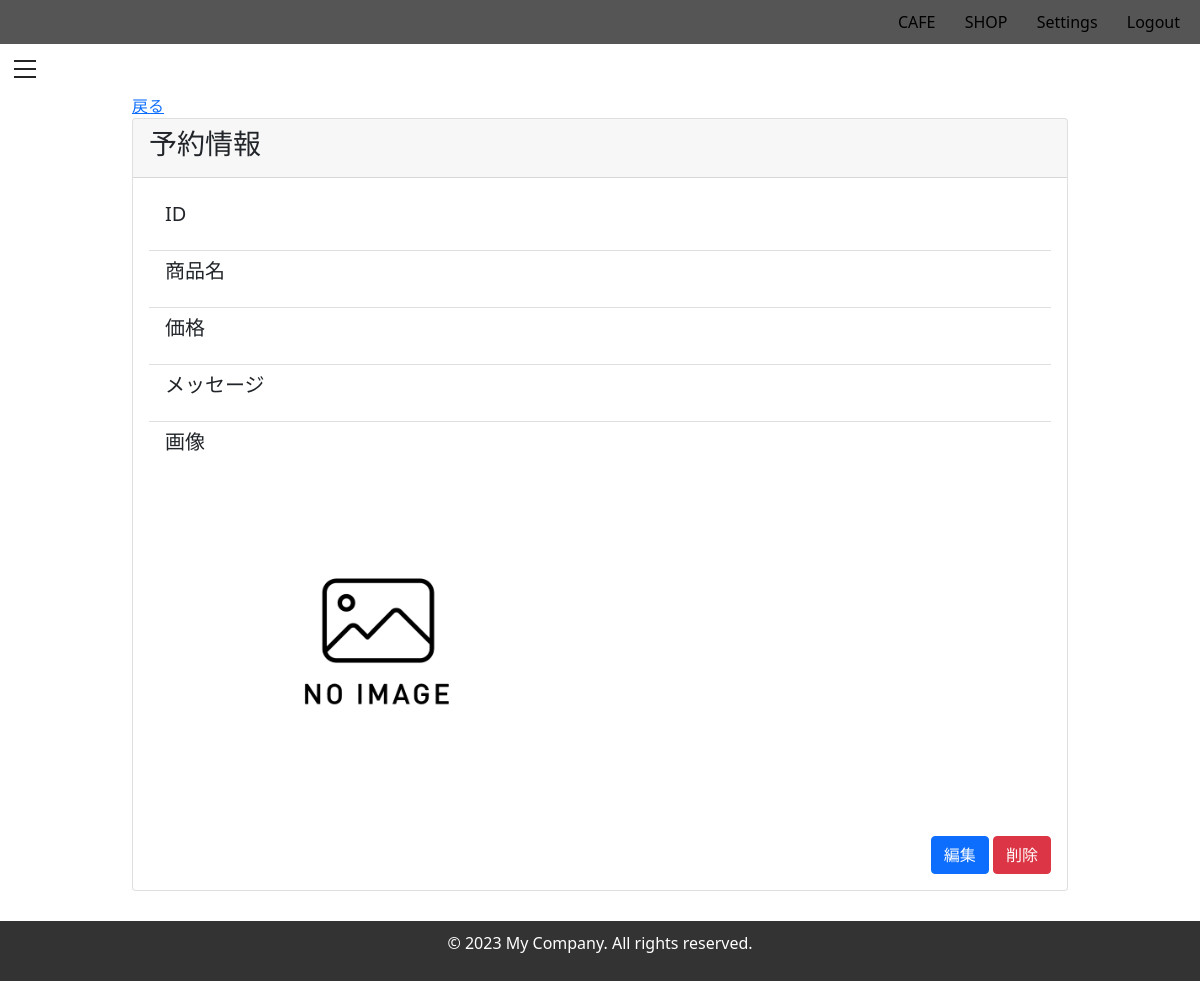
/setting/cafe/menu/show/19, run on an earlier commit of the app's database.
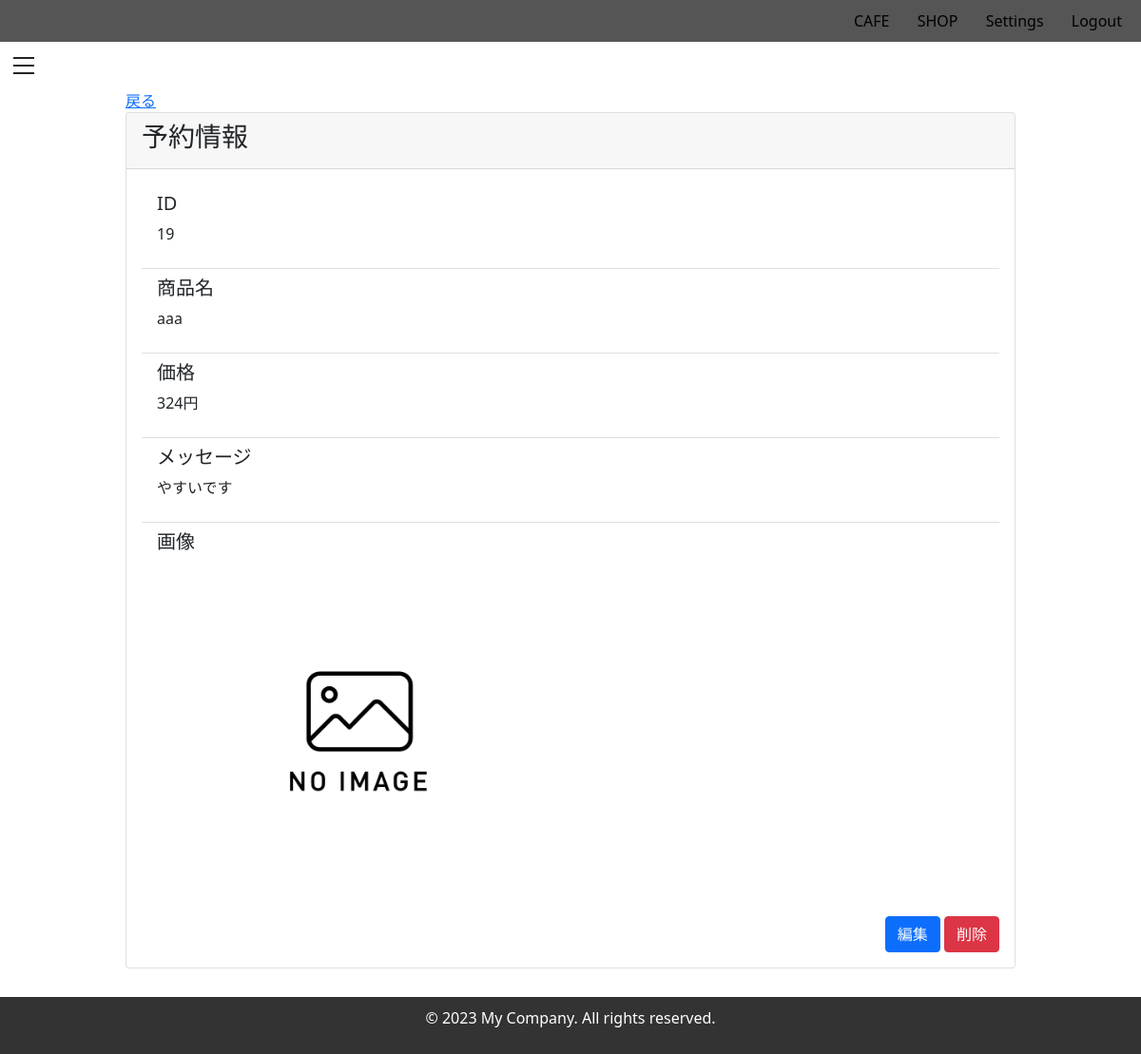
And on a later commit of the database.
### models.py (models this page shows)
class Menu(db.Model):
  __tablename__ = 'Menu'
  id = db.Column(db.Integer, primary_key=True)
  name = db.Column(db.Text)
  value = db.Column(db.Text)
  file_name = db.Column(db.Text)
  message = db.Column(db.Text)

### controllers/setting/cafe/menu.py (the view)
@app.route('/setting/cafe/menu/show/<int:menu_id>')
def show(menu_id):
  menu = Menu.query.get(menu_id)
  return render_template('setting/cafe/menu/show.html', menu=menu)

### templates/setting/cafe/menu/show.html (shortened to what this page needs)
{% extends 'setting/base.html' %}
{% block head %}
<link rel="stylesheet" type="text/css" href="{{ url_for('static', filename='css/setting.css') }}">
<link rel="stylesheet" href="https://cdn.jsdelivr.net/npm/bootstrap@5.0.0/dist/css/bootstrap.min.css">
{% endblock %}
{% block content %}
  <div class="container">
    <a href="/setting/cafe/menu/list">戻る</a>
    <div class="card">
      <div class="card-header">
        <h3>予約情報</h3>
      </div>
      <div class="card-body">
        <ul class="list-group list-group-flush">
          <li class="list-group-item">
            <h5>ID</h5>
            <p>{{ menu.id }}</p>
          </li>
          <li class="list-group-item">
            <h5>商品名</h5>
            <p>{{ menu.name }}</p>
          </li>
          <li class="list-group-item">
            <h5>価格</h5>
            <p>{{ menu.value }}</p>
          </li>
          <li class="list-group-item">
            <h5>メッセージ</h5>
            <p>{{ menu.message }}</p>
          </li>
          <li class="list-group-item">
            <h5>画像</h5>
            {% if menu.file_name %}
              <img src="{{ url_for('static', filename='images/menus/' + menu.file_name) }}" alt="{{ menu.file_name }}" width="auto" height="350">
            {% else %}
              <img src="{{ url_for('static', filename='images/noimage.png') }}" alt="{{ menu.file_name }}" width="auto" height="350">
            {% endif %}
          </li>
        </ul>
        <div class="text-end mt-3">
          <a href="/setting/cafe/menu/edit/{{ menu.id }}" class="btn btn-primary">編集</a>
          <a href="#" onclick="confirmDelete({{ menu.id }}, 'menu')" class="btn btn-danger">削除</a>
        </div>
      </div>
    </div>
  </div>
{% endblock %}

What changed in the data, as far as the page shows it:
added Menu: id "19", name "aaa", value "324円", message "やすいです", file_name (placeholder picture)
